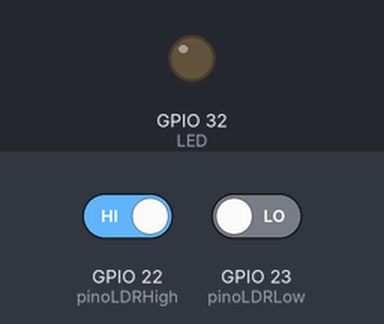
Bench run of a sketch on a simulated ESP32. On the bench: output pins drawn as LEDs (lit = HIGH). The test bench sets the inputs (shaded band); at power-on: GPIO 22 (pinoLDRHigh) HIGH, GPIO 23 (pinoLDRLow) LOW.

Above: at 1.2 s.
1.3 s: GPIO 22 (pinoLDRHigh) driven LOW
At 2.0 s:
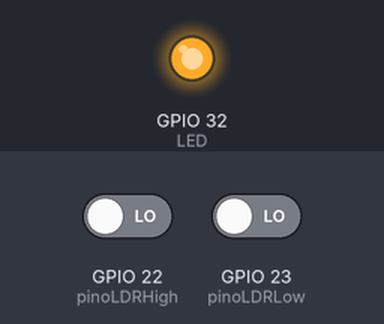
2.8 s: GPIO 23 (pinoLDRLow) driven HIGH
At 3.1 s:
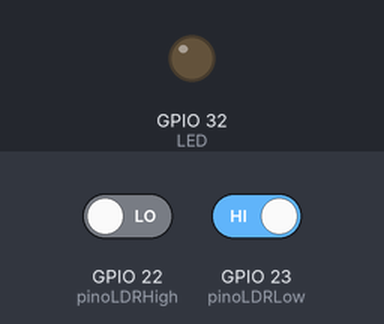
Timing chart, 0 to 5.8 s (numbered marks = the images above; inputs shaded):
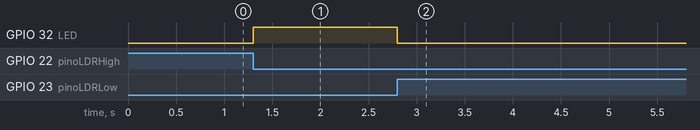

The sketch:

lab8-interrupt.ino
```cpp
#define LED 32
#define pinoLDRLow 23
#define pinoLDRHigh 22

void IRAM_ATTR turnLEDOn_ISR()
{
  digitalWrite(LED,LOW);
}

void IRAM_ATTR turnLEDOff_ISR()
{
  digitalWrite(LED,HIGH);
}

void setup() {
  pinMode(LED,OUTPUT);
  pinMode(pinoLDRLow,INPUT);
  pinMode(pinoLDRHigh,INPUT);
  attachInterrupt(pinoLDRLow, turnLEDOn_ISR, RISING);
  attachInterrupt(pinoLDRHigh, turnLEDOff_ISR, FALLING);


}

void loop() {
}
```

Measured:
- after the input at 1.3 s, GPIO 32 (LED): LOW → HIGH at once
- after the input at 2.8 s, GPIO 32 (LED): HIGH → LOW at once
